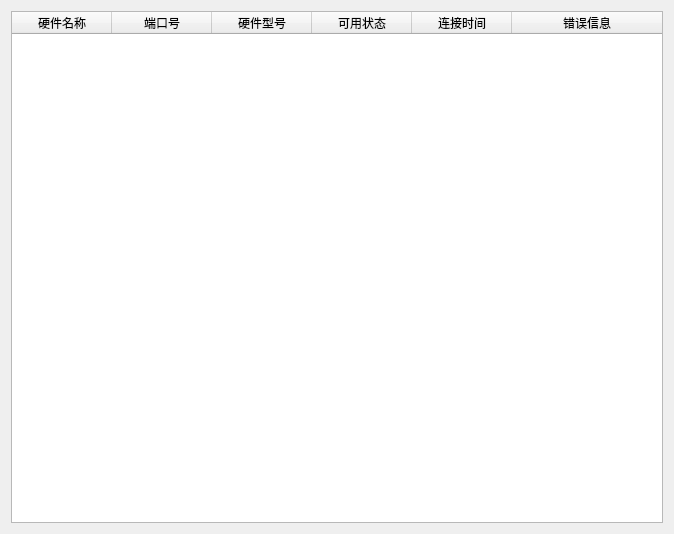
<?xml version="1.0" encoding="UTF-8"?>
<ui version="4.0">
 <class>DialogCurrentLinkDevices</class>
 <widget class="QWidget" name="DialogCurrentLinkDevices">
  <property name="geometry">
   <rect>
    <x>0</x>
    <y>0</y>
    <width>674</width>
    <height>534</height>
   </rect>
  </property>
  <property name="windowTitle">
   <string>Form</string>
  </property>
  <layout class="QGridLayout" name="gridLayout">
   <item row="0" column="0">
    <widget class="QTableWidget" name="tableWidget">
     <property name="editTriggers">
      <set>QAbstractItemView::NoEditTriggers</set>
     </property>
     <property name="selectionMode">
      <enum>QAbstractItemView::SingleSelection</enum>
     </property>
     <property name="selectionBehavior">
      <enum>QAbstractItemView::SelectRows</enum>
     </property>
     <attribute name="horizontalHeaderStretchLastSection">
      <bool>true</bool>
     </attribute>
     <attribute name="verticalHeaderVisible">
      <bool>false</bool>
     </attribute>
     <column>
      <property name="text">
       <string>硬件名称</string>
      </property>
     </column>
     <column>
      <property name="text">
       <string>端口号</string>
      </property>
     </column>
     <column>
      <property name="text">
       <string>硬件型号</string>
      </property>
     </column>
     <column>
      <property name="text">
       <string>可用状态</string>
      </property>
     </column>
     <column>
      <property name="text">
       <string>连接时间</string>
      </property>
     </column>
     <column>
      <property name="text">
       <string>错误信息</string>
      </property>
     </column>
    </widget>
   </item>
  </layout>
 </widget>
 <resources/>
 <connections/>
</ui>
